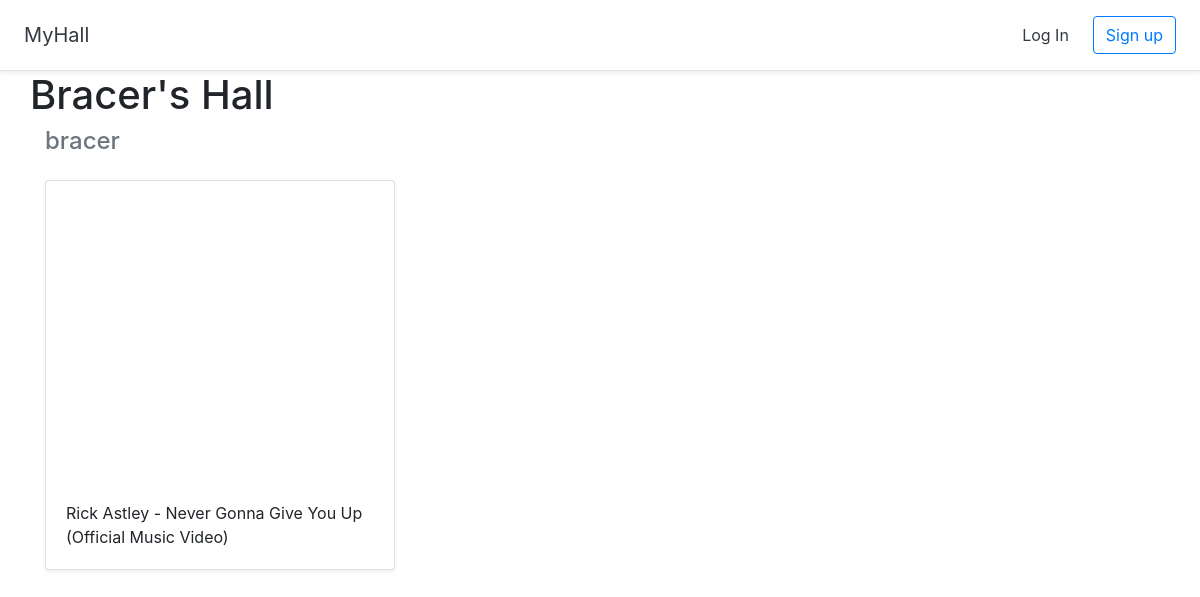
/halloffame/5, run on an earlier commit of the app's database.
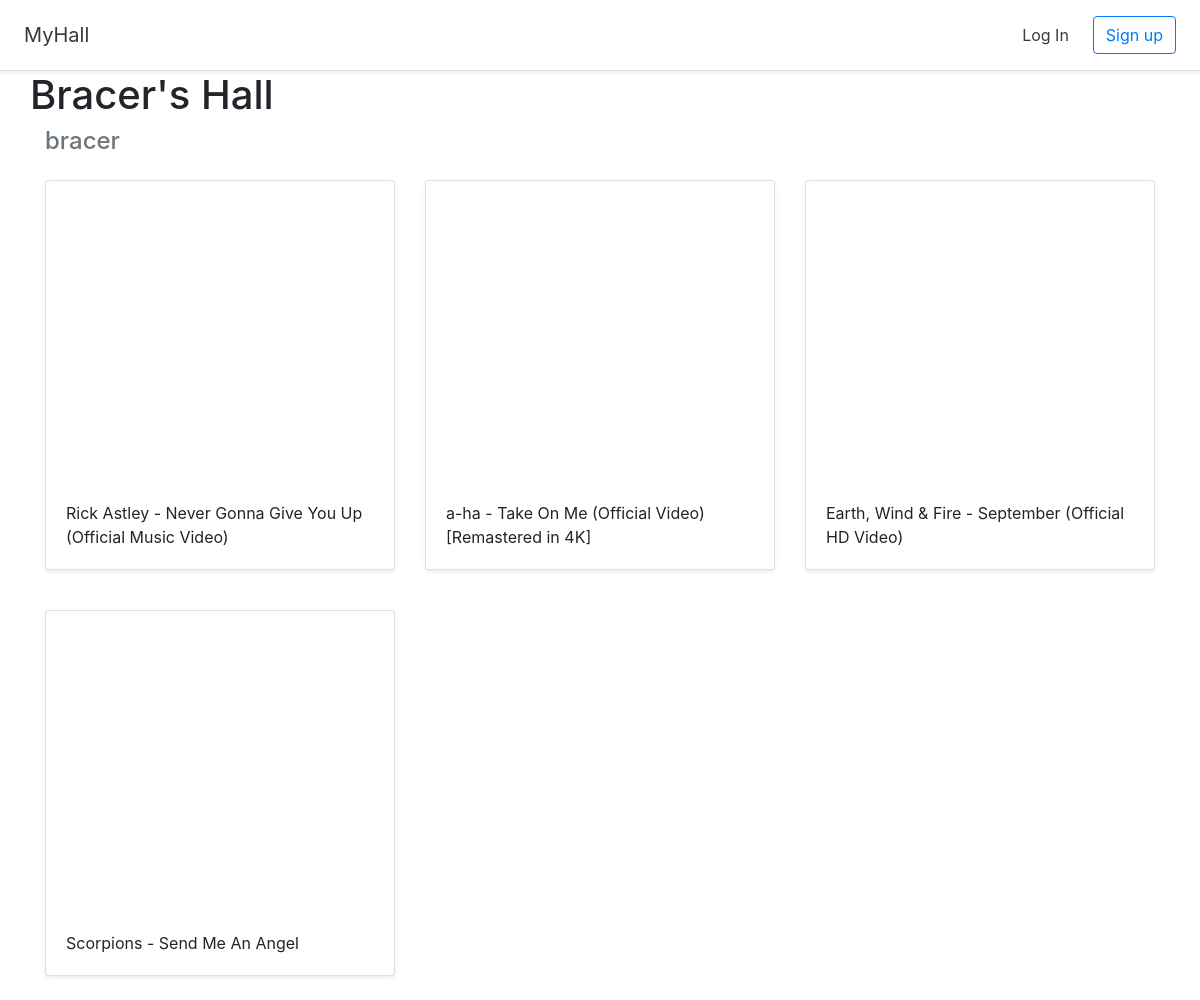
And on a later commit of the database.
### core/models.py (models this page shows)
class Hall(models.Model):
    title = models.CharField(max_length=255)
    user = models.ForeignKey(User, on_delete=models.CASCADE)

class Video(models.Model):
    title = models.CharField(max_length=255)
    url = models.URLField()
    youtube_id = models.CharField(max_length=255)
    hall = models.ForeignKey(Hall, on_delete=models.CASCADE)

### core/views.py (the view)
# urls.py: path("halloffame/<int:pk>", DetailHall.as_view(), name="detail_hall"),
class DetailHall(generic.DetailView):
    model = Hall
    template_name = "halls/detail_hall.html"

### core/templates/halls/detail_hall.html
{% extends 'base.html' %}
{% load static %}
{% block content %}
    {% include 'halls/body_detail_hall.html' %}
{% endblock %}

### core/templates/base.html (shortened to what this page needs)
{% load static %}
<!DOCTYPE html>
<html lang="pt-br">
    <head>
        <link rel="stylesheet" href="https://stackpath.bootstrapcdn.com/bootstrap/4.2.1/css/bootstrap.min.css">
        <link rel="stylesheet" href="{% static 'custom.css' %}">
    </head>
    <body>
        <div class="d-flex flex-column flex-md-row align-items-center p-3 px-md-4 bg-white border-bottom shadow-sm">
            <h5 class="my-0 mr-md-auto font-weight-normal"><a href="{% url 'home' %}" class="text-dark">MyHall</a></h5>
            <nav class="my-2 my-md-0 mr-md-3">
              {% if user.is_authenticated %}
              <a>Hello, {{ user }}</a>
              <a class="p-2 text-dark" href="{% url 'dashboard' %}">Dashboard</a>
              <a class="p-2 text-dark" href="{% url 'logout' %}">Log Out</a>
              {% else %}
              <a class="p-2 text-dark" href="{% url 'login' %}">Log In</a>
              {% endif %}
            </nav>
            {% if user.is_authenticated == False %}
            <a class="btn btn-outline-primary" href="{% url 'signup' %}">Sign up</a>
            {% endif %}
        </div>
        {% block content %}
        {% endblock %}
    </body>
</html>

### core/templates/halls/body_detail_hall.html (shortened to what this page needs)
<div class="container">
    <div class="row">
        <h1>{{ hall.title }}</h1>
    </div>
    <h4 class="text-muted">{{ hall.user.username }}</h4>
    <div class="row">
        {% for video in hall.video_set.all %}
        <div class="col-md-4 mt-3">
            <div class="card mb-4 shadow-sm">
                <iframe width="100%" height="300" src="https://www.youtube.com/embed/{{ video.youtube_id }}"
                    frameborder="0"
                    allow="accelerometer; autoplay; clipboard-write; encrypted-media; gyroscope; picture-in-picture"
                    allowfullscreen></iframe>
                <div class="card-body">
                    <p class="card-text">{{ video.title }}</p>
                </div>
            </div>
        </div>
        {% endfor %}
    </div>
</div>

What changed in the data, as far as the page shows it:
added Video: title "a-ha - Take On Me (Official Video) [Remastered in 4K]"
added Video: title "Earth, Wind & Fire - September (Official HD Video)"
added Video: title "Scorpions - Send Me An Angel"
